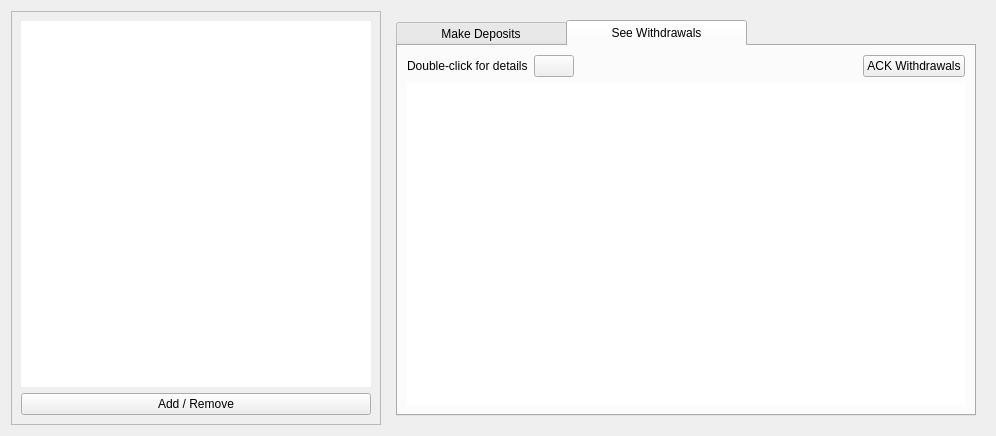
<?xml version="1.0" encoding="UTF-8"?>
<ui version="4.0">
 <class>SidechainPage</class>
 <widget class="QWidget" name="SidechainPage">
  <property name="geometry">
   <rect>
    <x>0</x>
    <y>0</y>
    <width>994</width>
    <height>436</height>
   </rect>
  </property>
  <property name="windowTitle">
   <string>Form</string>
  </property>
  <layout class="QHBoxLayout" name="horizontalLayout">
   <item>
    <widget class="QFrame" name="frame_3">
     <property name="frameShape">
      <enum>QFrame::StyledPanel</enum>
     </property>
     <property name="frameShadow">
      <enum>QFrame::Raised</enum>
     </property>
     <layout class="QVBoxLayout" name="verticalLayout_10">
      <item>
       <widget class="QListWidget" name="listWidgetSidechains">
        <property name="sizePolicy">
         <sizepolicy hsizetype="Maximum" vsizetype="Expanding">
          <horstretch>0</horstretch>
          <verstretch>0</verstretch>
         </sizepolicy>
        </property>
        <property name="minimumSize">
         <size>
          <width>350</width>
          <height>0</height>
         </size>
        </property>
        <property name="maximumSize">
         <size>
          <width>16777215</width>
          <height>16777215</height>
         </size>
        </property>
        <property name="font">
         <font>
          <family>Noto Mono</family>
          <pointsize>18</pointsize>
         </font>
        </property>
        <property name="frameShape">
         <enum>QFrame::NoFrame</enum>
        </property>
        <property name="lineWidth">
         <number>0</number>
        </property>
        <property name="verticalScrollBarPolicy">
         <enum>Qt::ScrollBarAlwaysOff</enum>
        </property>
        <property name="horizontalScrollBarPolicy">
         <enum>Qt::ScrollBarAsNeeded</enum>
        </property>
        <property name="editTriggers">
         <set>QAbstractItemView::NoEditTriggers</set>
        </property>
        <property name="showDropIndicator" stdset="0">
         <bool>false</bool>
        </property>
        <property name="selectionBehavior">
         <enum>QAbstractItemView::SelectRows</enum>
        </property>
        <property name="wordWrap">
         <bool>true</bool>
        </property>
       </widget>
      </item>
      <item>
       <widget class="QPushButton" name="pushButtonAddRemove">
        <property name="text">
         <string>Add / Remove</string>
        </property>
        <property name="icon">
         <iconset resource="../skydoge.qrc">
          <normaloff>:/icons/options</normaloff>:/icons/options</iconset>
        </property>
        <property name="iconSize">
         <size>
          <width>24</width>
          <height>24</height>
         </size>
        </property>
       </widget>
      </item>
     </layout>
    </widget>
   </item>
   <item>
    <widget class="QStackedWidget" name="stackedWidgetSecondary">
     <property name="lineWidth">
      <number>0</number>
     </property>
     <property name="currentIndex">
      <number>0</number>
     </property>
     <widget class="QWidget" name="page_3">
      <layout class="QVBoxLayout" name="verticalLayout_11">
       <item>
        <widget class="QTabWidget" name="tabWidget">
         <property name="tabShape">
          <enum>QTabWidget::Rounded</enum>
         </property>
         <property name="currentIndex">
          <number>1</number>
         </property>
         <widget class="QWidget" name="tab_3">
          <attribute name="title">
           <string>          Make Deposits          </string>
          </attribute>
          <layout class="QVBoxLayout" name="verticalLayout">
           <item>
            <widget class="QLabel" name="label_2">
             <property name="font">
              <font>
               <pointsize>12</pointsize>
               <italic>true</italic>
              </font>
             </property>
             <property name="text">
              <string>An address you own on the sidechain you are depositing to:</string>
             </property>
            </widget>
           </item>
           <item>
            <layout class="QGridLayout" name="gridLayout">
             <item row="3" column="0">
              <layout class="QHBoxLayout" name="horizontalLayoutAmount" stretch="0,0,0,0">
               <item>
                <widget class="QLabel" name="label">
                 <property name="font">
                  <font>
                   <family>Noto Sans Mono</family>
                   <pointsize>12</pointsize>
                   <weight>75</weight>
                   <bold>true</bold>
                  </font>
                 </property>
                 <property name="text">
                  <string>Deposit</string>
                 </property>
                </widget>
               </item>
               <item>
                <spacer name="horizontalSpacer">
                 <property name="orientation">
                  <enum>Qt::Horizontal</enum>
                 </property>
                 <property name="sizeType">
                  <enum>QSizePolicy::Fixed</enum>
                 </property>
                 <property name="sizeHint" stdset="0">
                  <size>
                   <width>10</width>
                   <height>20</height>
                  </size>
                 </property>
                </spacer>
               </item>
               <item>
                <widget class="BitcoinAmountField" name="payAmount">
                 <property name="sizePolicy">
                  <sizepolicy hsizetype="MinimumExpanding" vsizetype="Fixed">
                   <horstretch>0</horstretch>
                   <verstretch>0</verstretch>
                  </sizepolicy>
                 </property>
                </widget>
               </item>
               <item>
                <spacer name="horizontalSpacer_3">
                 <property name="orientation">
                  <enum>Qt::Horizontal</enum>
                 </property>
                 <property name="sizeType">
                  <enum>QSizePolicy::Preferred</enum>
                 </property>
                 <property name="sizeHint" stdset="0">
                  <size>
                   <width>40</width>
                   <height>20</height>
                  </size>
                 </property>
                </spacer>
               </item>
              </layout>
             </item>
             <item row="1" column="0" colspan="2">
              <layout class="QHBoxLayout" name="payToLayout">
               <property name="spacing">
                <number>0</number>
               </property>
               <item>
                <widget class="QValidatedLineEdit" name="payTo">
                 <property name="font">
                  <font>
                   <family>Noto Mono</family>
                  </font>
                 </property>
                 <property name="toolTip">
                  <string>The Skydoge address to send the payment to</string>
                 </property>
                 <property name="text">
                  <string/>
                 </property>
                 <property name="placeholderText">
                  <string>S0xxxxxxxxxxxxxxxxxxxxxxxxxx</string>
                 </property>
                </widget>
               </item>
               <item>
                <widget class="QPushButton" name="pushButtonPaste">
                 <property name="text">
                  <string>Paste</string>
                 </property>
                 <property name="icon">
                  <iconset resource="../skydoge.qrc">
                   <normaloff>:/icons/editpaste</normaloff>:/icons/editpaste</iconset>
                 </property>
                 <property name="iconSize">
                  <size>
                   <width>24</width>
                   <height>24</height>
                  </size>
                 </property>
                </widget>
               </item>
               <item>
                <widget class="QPushButton" name="pushButtonClear">
                 <property name="text">
                  <string>Clear</string>
                 </property>
                 <property name="icon">
                  <iconset resource="../skydoge.qrc">
                   <normaloff>:/icons/remove</normaloff>:/icons/remove</iconset>
                 </property>
                 <property name="iconSize">
                  <size>
                   <width>24</width>
                   <height>24</height>
                  </size>
                 </property>
                </widget>
               </item>
              </layout>
             </item>
             <item row="3" column="1" rowspan="3">
              <widget class="QPushButton" name="pushButtonDeposit">
               <property name="sizePolicy">
                <sizepolicy hsizetype="Maximum" vsizetype="Minimum">
                 <horstretch>0</horstretch>
                 <verstretch>0</verstretch>
                </sizepolicy>
               </property>
               <property name="minimumSize">
                <size>
                 <width>200</width>
                 <height>0</height>
                </size>
               </property>
               <property name="text">
                <string>Deposit</string>
               </property>
               <property name="icon">
                <iconset resource="../skydoge.qrc">
                 <normaloff>:/icons/send</normaloff>:/icons/send</iconset>
               </property>
               <property name="iconSize">
                <size>
                 <width>32</width>
                 <height>32</height>
                </size>
               </property>
               <property name="default">
                <bool>true</bool>
               </property>
              </widget>
             </item>
             <item row="5" column="0">
              <layout class="QHBoxLayout" name="horizontalLayoutAmount_3" stretch="0,0,0,0">
               <item>
                <widget class="QLabel" name="label_3">
                 <property name="font">
                  <font>
                   <family>Noto Sans Mono</family>
                   <pointsize>12</pointsize>
                   <weight>50</weight>
                   <bold>false</bold>
                  </font>
                 </property>
                 <property name="text">
                  <string>Fee    </string>
                 </property>
                </widget>
               </item>
               <item>
                <spacer name="horizontalSpacer_2">
                 <property name="orientation">
                  <enum>Qt::Horizontal</enum>
                 </property>
                 <property name="sizeType">
                  <enum>QSizePolicy::Fixed</enum>
                 </property>
                 <property name="sizeHint" stdset="0">
                  <size>
                   <width>10</width>
                   <height>20</height>
                  </size>
                 </property>
                </spacer>
               </item>
               <item>
                <widget class="BitcoinAmountField" name="feeAmount">
                 <property name="sizePolicy">
                  <sizepolicy hsizetype="MinimumExpanding" vsizetype="Fixed">
                   <horstretch>0</horstretch>
                   <verstretch>0</verstretch>
                  </sizepolicy>
                 </property>
                </widget>
               </item>
               <item>
                <spacer name="horizontalSpacer_4">
                 <property name="orientation">
                  <enum>Qt::Horizontal</enum>
                 </property>
                 <property name="sizeType">
                  <enum>QSizePolicy::Preferred</enum>
                 </property>
                 <property name="sizeHint" stdset="0">
                  <size>
                   <width>40</width>
                   <height>20</height>
                  </size>
                 </property>
                </spacer>
               </item>
              </layout>
             </item>
            </layout>
           </item>
           <item>
            <widget class="QLabel" name="label_4">
             <property name="font">
              <font>
               <pointsize>12</pointsize>
               <italic>true</italic>
              </font>
             </property>
             <property name="text">
              <string>The sidechain may also deduct a fee from your deposit.</string>
             </property>
            </widget>
           </item>
           <item>
            <widget class="Line" name="line">
             <property name="orientation">
              <enum>Qt::Horizontal</enum>
             </property>
            </widget>
           </item>
           <item>
            <layout class="QHBoxLayout" name="horizontalLayout_3">
             <item>
              <widget class="QLabel" name="label_7">
               <property name="text">
                <string>Your Recent Deposits:</string>
               </property>
              </widget>
             </item>
            </layout>
           </item>
           <item>
            <widget class="QTableWidget" name="tableWidgetRecentDeposits"/>
           </item>
           <item>
            <layout class="QHBoxLayout" name="horizontalLayout_4">
             <item>
              <widget class="QLabel" name="label_8">
               <property name="font">
                <font>
                 <pointsize>12</pointsize>
                 <italic>true</italic>
                </font>
               </property>
               <property name="text">
                <string>We have no way of knowing when/if your deposit will show up on the SC</string>
               </property>
              </widget>
             </item>
             <item>
              <widget class="QPushButton" name="pushButtonRecentDepositHelp">
               <property name="sizePolicy">
                <sizepolicy hsizetype="Maximum" vsizetype="Fixed">
                 <horstretch>0</horstretch>
                 <verstretch>0</verstretch>
                </sizepolicy>
               </property>
               <property name="text">
                <string/>
               </property>
               <property name="icon">
                <iconset resource="../skydoge.qrc">
                 <normaloff>:/icons/transaction_0</normaloff>:/icons/transaction_0</iconset>
               </property>
               <property name="iconSize">
                <size>
                 <width>24</width>
                 <height>24</height>
                </size>
               </property>
              </widget>
             </item>
             <item>
              <spacer name="horizontalSpacer_6">
               <property name="orientation">
                <enum>Qt::Horizontal</enum>
               </property>
               <property name="sizeHint" stdset="0">
                <size>
                 <width>40</width>
                 <height>20</height>
                </size>
               </property>
              </spacer>
             </item>
            </layout>
           </item>
          </layout>
         </widget>
         <widget class="QWidget" name="tab">
          <attribute name="title">
           <string>          See Withdrawals          </string>
          </attribute>
          <layout class="QVBoxLayout" name="verticalLayout_4">
           <item>
            <layout class="QHBoxLayout" name="horizontalLayout_2">
             <item>
              <widget class="QLabel" name="label_5">
               <property name="text">
                <string>Double-click for details</string>
               </property>
              </widget>
             </item>
             <item>
              <widget class="QPushButton" name="pushButtonWTDoubleClickHelp">
               <property name="sizePolicy">
                <sizepolicy hsizetype="Maximum" vsizetype="Fixed">
                 <horstretch>0</horstretch>
                 <verstretch>0</verstretch>
                </sizepolicy>
               </property>
               <property name="text">
                <string/>
               </property>
               <property name="icon">
                <iconset resource="../skydoge.qrc">
                 <normaloff>:/icons/transaction_0</normaloff>:/icons/transaction_0</iconset>
               </property>
               <property name="iconSize">
                <size>
                 <width>24</width>
                 <height>24</height>
                </size>
               </property>
              </widget>
             </item>
             <item>
              <spacer name="horizontalSpacer_5">
               <property name="orientation">
                <enum>Qt::Horizontal</enum>
               </property>
               <property name="sizeHint" stdset="0">
                <size>
                 <width>40</width>
                 <height>20</height>
                </size>
               </property>
              </spacer>
             </item>
             <item>
              <widget class="QPushButton" name="pushButtonWithdrawalVote">
               <property name="text">
                <string>ACK Withdrawals</string>
               </property>
               <property name="iconSize">
                <size>
                 <width>24</width>
                 <height>24</height>
                </size>
               </property>
              </widget>
             </item>
            </layout>
           </item>
           <item>
            <widget class="QTableView" name="tableViewWT">
             <property name="sizePolicy">
              <sizepolicy hsizetype="Expanding" vsizetype="Expanding">
               <horstretch>0</horstretch>
               <verstretch>0</verstretch>
              </sizepolicy>
             </property>
             <property name="frameShape">
              <enum>QFrame::NoFrame</enum>
             </property>
            </widget>
           </item>
          </layout>
         </widget>
        </widget>
       </item>
      </layout>
     </widget>
     <widget class="QWidget" name="page_4">
      <layout class="QVBoxLayout" name="verticalLayout_12">
       <item>
        <widget class="QLabel" name="label_6">
         <property name="frameShape">
          <enum>QFrame::NoFrame</enum>
         </property>
         <property name="text">
          <string>&lt;html&gt;&lt;head/&gt;&lt;body&gt;&lt;p&gt;Sorry, no sidechains have been activated yet. &lt;/p&gt;&lt;p&gt;Please check back later!&lt;/p&gt;&lt;/body&gt;&lt;/html&gt;</string>
         </property>
         <property name="scaledContents">
          <bool>false</bool>
         </property>
         <property name="wordWrap">
          <bool>true</bool>
         </property>
        </widget>
       </item>
      </layout>
     </widget>
    </widget>
   </item>
  </layout>
 </widget>
 <customwidgets>
  <customwidget>
   <class>QValidatedLineEdit</class>
   <extends>QLineEdit</extends>
   <header>qt/qvalidatedlineedit.h</header>
  </customwidget>
  <customwidget>
   <class>BitcoinAmountField</class>
   <extends>QLineEdit</extends>
   <header>qt/skydogeamountfield.h</header>
   <container>1</container>
  </customwidget>
 </customwidgets>
 <resources>
  <include location="../skydoge.qrc"/>
 </resources>
 <connections/>
</ui>
